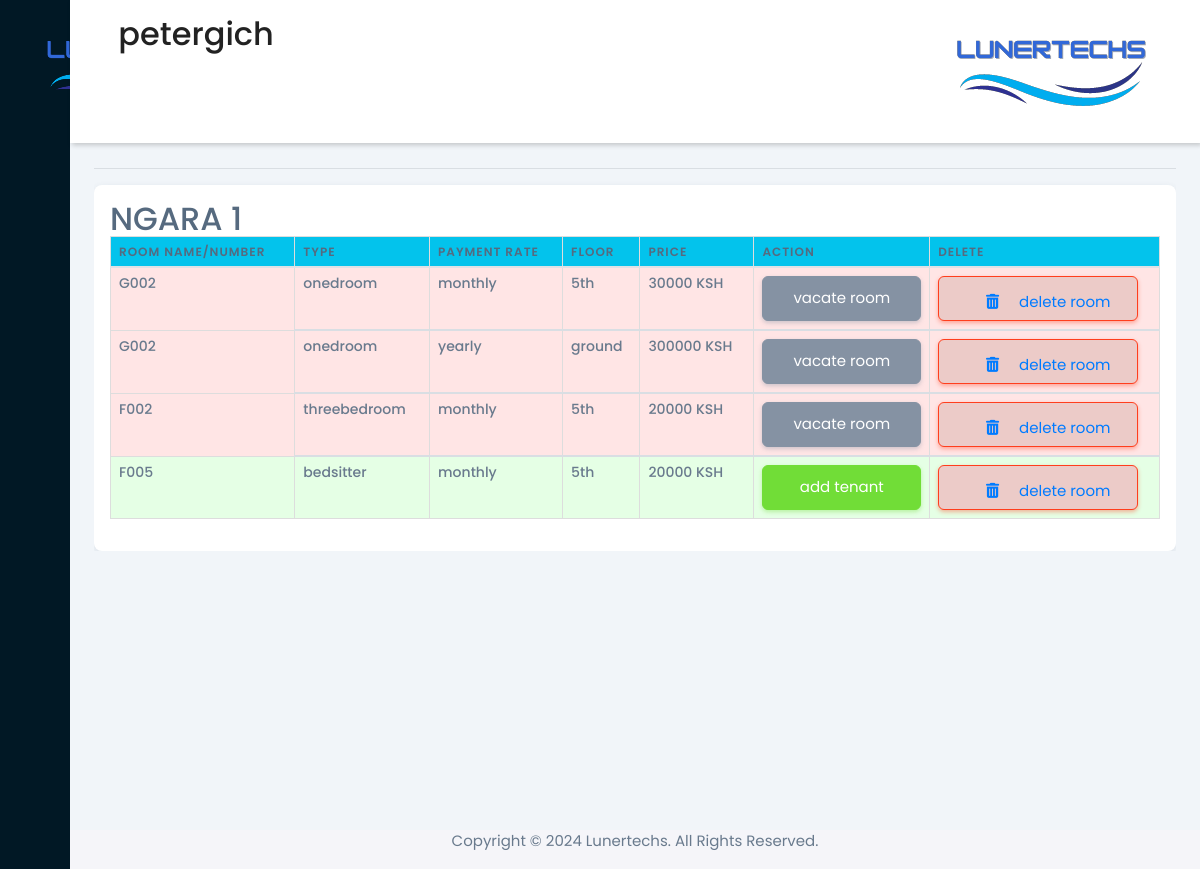
The app's page /rooms (signed in) with its own data.
### rentalapp/models.py (models this page shows, shortened)
class House(models.Model):
    name = models.CharField(max_length=254, blank=False)
    owner = models.ForeignKey(Owner, null=True, on_delete=models.SET_NULL)
    cover_image = models.ImageField(upload_to='houses/')
    county = models.CharField(max_length=50)
    subcounty = models.CharField(max_length=50)
    ward = models.CharField(max_length=50)
    latitude = models.DecimalField(max_digits=9, decimal_places=6)
    longitude = models.DecimalField(max_digits=9, decimal_places=6)
    no_houses = models.IntegerField(default=0)
    no_floors=models.IntegerField(default=1)

class Room(models.Model):
    SINGLE_ROOM = 'single_room'
    BEDSITTER = 'bedsitter'
    ONE_BEDROOM = 'one_bedroom'
    TWO_BEDROOM = 'two_bedroom'
    THREE_BEDROOM = 'three_bedroom'
    FOUR_BEDROOM = 'four_bedroom'
    FIVE_BEDROOM = 'five_bedroom'
    TYPE_CHOICES = [
        (SINGLE_ROOM, 'Single Room'),
        (BEDSITTER, 'Bedsitter'),
        (ONE_BEDROOM, 'One Bedroom'),
        (TWO_BEDROOM, 'Two Bedroom'),
        (THREE_BEDROOM, 'Three Bedroom'),
        (FOUR_BEDROOM, 'Four Bedroom'),
        (FIVE_BEDROOM, 'Five Bedroom'),
    ]
    house = models.ForeignKey(House, on_delete=models.CASCADE)
    htype = models.CharField(max_length=20, choices=TYPE_CHOICES)
    house_number = models.CharField(max_length=50)
    DAILY = "daily"
    WEEKLY = "weekly"
    MONTHLY = "monthly"
    YEARLY = "yearly"
    RATE_CHOICES = [
        (DAILY, "Daily"),
        (WEEKLY, "Weekly"),
        (MONTHLY, "Monthly"),
        (YEARLY, "Yearly"),
    ]
    rate = models.CharField(max_length=50, choices=RATE_CHOICES)
    price = models.IntegerField(default=0)
    floor=models.CharField(max_length=50,default="ground")

### rentalapp/views.py (the view)
# urls.py: path("rooms",views.rooms,name="rooms"),
@login_required(login_url="ownerslogin")
def rooms(request):
    try:
        owner=Owner.objects.get(user=request.user)
        o_houses=owner_houses(owner)
        house_id=request.GET.get("houseid")
        instances_rooms=Room.objects.filter(house__owner=owner)
        objects=[]
        for house in o_houses:
            i_rooms=[]
            for instance in instances_rooms:
                if instance.house==house:
                    i_rooms.append({"room":instance,"status":status(instance)})
            if i_rooms!=[]:
                objects.append({"house":house,"rooms":i_rooms})
        return render(request, "rooms.html",{"objects":objects})
    except:
         logout(request)
         return redirect("ownerslogin")

### rentalapp/views.py (called while the page is built)
def owner_houses(user):
    if House.objects.filter(owner=user).exists():
        return House.objects.filter(owner=user)
    else:
        return None

def status(roomi):
    if Tenancy.objects.filter(room=roomi,is_current=True):
        return Tenancy.objects.get(room=roomi,is_current=True)
    else:
        return None

### templates/rooms.html (shortened to what this page needs)
{% load static %}
<!DOCTYPE html>
<html lang="en">
  <head>
    <link href="https://maxcdn.bootstrapcdn.com/bootstrap/4.5.2/css/bootstrap.min.css" rel="stylesheet">
    <link href="https://stackpath.bootstrapcdn.com/bootstrap/4.5.2/css/bootstrap.min.css" rel="stylesheet">
    <link
      rel="stylesheet"
      href="https://maxst.icons8.com/vue-static/landings/line-awesome/line-awesome/1.3.0/css/line-awesome.min.css"
    />
    <link rel="stylesheet" href="https://cdnjs.cloudflare.com/ajax/libs/font-awesome/6.0.0-beta3/css/all.min.css">
    <link href="https://maxcdn.bootstrapcdn.com/bootstrap/4.5.2/css/bootstrap.min.css" rel="stylesheet">
    <link href="https://stackpath.bootstrapcdn.com/bootstrap/4.5.2/css/bootstrap.min.css" rel="stylesheet">
    <link
      rel="stylesheet"
      href="https://maxst.icons8.com/vue-static/landings/line-awesome/line-awesome/1.3.0/css/line-awesome.min.css"
    />
    <link rel="stylesheet" href="https://unpkg.com/leaflet/dist/leaflet.css" />
    <link href="{% static 'styles.css' %}" rel="stylesheet" />
    <link href="{% static 'core.css' %}" rel="stylesheet" />
  </head>
  <body>
    <div class="sidebar">
      <div class="sidebar-brand">
        <h2>
        </h2>
      </div>
      <div class="sidebar-menu">
        <ul>
          <li>
            <a href="{% url 'ownershome' %}">
              <span class="las la-igloo"></span>
            </a>
          </li>
          <li>
            <a href="{% url 'ownersprofile' %}">
              <span class="las la-users"></span>
            </a>
          </li>
          <li>
            <a href="{% url 'tenants' %}">
              <span class="las la-id-card"></span>
            </a>
          </li>
          <li>
            <a href="{% url 'rooms' %}">
              <span class="las la-car"></span>
            </a>
          </li>
          <li>
            <a href="{% url 'addhouses' %}">
              <span class="las la-receipt"></span>
            </a>
          </li>
          <li>
            <a href="#">
              <span class="las la-clipboard-check"></span>
            </a>
          </li>
          <li>
            <a href="#">
              <span class="las la-clipboard-check"></span>
            </a>
          </li>
        </ul>
        <ul class="bottom-menu">
          <li>
            <a href="#">
              <span class="las la-sign-out-alt"></span>
            </a>
          </li>
        </ul>
      </div>
    </div>
    <div class="main-content">
      <header>
        <h2>
          <label for="nav-toggle">
            <span class="las la-bars"></span>
          </label>
          {{ request.user.username }}
        </h2>
        <img style="position:relative;max-height:2%" src="{% static 'img/logo.png' %}">
      </header>
      <main style="margin-top:15vh;">
        <div class="scrollable-table">
          {% for house in objects%}
          <hr>
          <div style="min-width:max-content;"class="card p-3 ">
          <h2>{{house.house.name}}
          <table class="table">
            <thead>
              <tr class="bg-info">
                <th>ROOM NAME/NUMBER</th>
                <th>TYPE</th>
                <th>PAYMENT RATE</th>
                <th>FLOOR</th>
                <th>PRICE</th>
                <th>ACTION</th>
                <th>DELETE</th>
              </tr>
            </thead>
            <tbody>
              {% for room in house.rooms %}
              {% if room.status%}
              <tr style="background:rgba(250,0,0,0.1);"class="table rooms-row" onclick="popup({{room.room.id}})">
                <td style="font-size:14px">{{room.room.house_number}}</td>
                <td style="font-size:14px">{{room.room.htype}}</td>
                <td style="font-size:14px">{{room.room.rate}}</td>
                <td style="font-size:14px">{{room.room.floor}}</td>
                <td style="font-size:14px">{{room.room.price}} KSH</td>
                <td class=""style="font-size:14px;"><button class="btn btn-secondary">vacate room</button></td>
                <td class="p-2"style="font-size:14px"><button class="btn btn-danger"><i class="fas fa-trash-alt"></i>delete room</button></td>
              </tr>
                {% else%}
                <tr style="background:rgba(0,250,0,0.1);"class="table rooms-row" onclick="popup({{room.room.id}})">
                  <td style="font-size:14px">{{room.room.house_number}}</td>
                  <td style="font-size:14px">{{room.room.htype}}</td>
                  <td style="font-size:14px">{{room.room.rate}}</td>
                  <td style="font-size:14px">{{room.room.floor}}</td>
                  <td style="font-size:14px">{{room.room.price}} KSH</td>
                  <td class=""style="font-size:14px;"><button class="btn btn-success">add tenant</button></td>
                  <td class="p-2"style="font-size:14px"><button class="btn btn-danger"><i class="fas fa-trash-alt"></i>delete room</button></td>
                </tr>
              {% endif%}
              {% endfor %}
            </tbody>
          </table>
        </div>
          {% endfor %}
        </div>
      </main>
      <footer style="bottom-margin:0;">
        <p style="text-align: center;">Copyright &#169; 2024 Lunertechs. All Rights Reserved.</p>
      </footer>
    </div>
  </body>
</html>

### static/styles.css (style rules this page uses)
:root { --main-color: #011825; --color-dark: #311e1d; --text-grey: #8390a2; }
* { padding: 0; margin: 0; box-sizing: border-box; list-style-type: none; text-decoration: none; font-family: "Poppins", sans-serif; }
.sidebar { width: 345px; position: fixed; left: 0; top: 0; height: 100%; background: var(--main-color); z-index: 100%; transition: width 300ms; }
.sidebar-brand { height: 90px; padding: 1rem 0rem 1rem 2rem; color: #fff; }
.sidebar-menu { margin-top: 1rem; }
.sidebar-menu li { width: 100%; margin-bottom: 1.7rem; padding-left: 1rem; }
.sidebar-menu a { padding-left: 1rem; display: block; color: #fff; font-size: 1.1rem; }
.sidebar-menu a span:first-child { font-size: 1.5rem; padding-right: 1rem; }
.bottom-menu { list-style: none; padding: 0; position: absolute; bottom: 0; width: 100%; }
.bottom-menu li { display: block; padding: 10px 20px; background-color: var(--main-color); }
.bottom-menu li a { text-decoration: none; color: #fff; }
.main-content { transition: margin-left 300ms; margin-left: 345px; }
header { background: #fff; display: flex; justify-content: space-between; padding: 1rem 1.5rem; box-shadow: 2px 2px 5px rgba(0, 0, 0, 0.2); position: fixed; left: 345px; width: calc(100% - 345px); top: 0; z-index: 100; transition: width 300ms; }
header h2 { color: #222; }
header label span { font-size: 1.7rem; padding-right: 1rem; }
main { margin-top: 85px; padding: 2rem 1.5rem; background: #f1f5f9; min-height: calc(100vh - 90px); }
@media only screen and (max-width: 1200px) { .sidebar { width: 70px; } }
@media only screen and (max-width: 1200px) { .sidebar .sidebar-brand, .sidebar .sidebar li { padding-left: 1rem; text-align: center; } }
@media only screen and (max-width: 1200px) { .sidebar li a { padding-left: 0rem; } }
@media only screen and (max-width: 1200px) { .main-content { margin-left: 70px; } }
@media only screen and (max-width: 1200px) { .main-content header { width: calc(100% - 70px); left: 70px; } }
button { display: flex; align-items: center; justify-content: center; height: 45px; max-width: 200px; width: 100%; border: none; outline: none; color: #fff; border-radius: 5px; background-color: var(--main-color); transition: all 0.3s linear; cursor: pointer; }

### templates/rooms.html (style rules this page uses)
.scrollable-table { overflow-x: auto; }
.scrollable-table table { width: 100%; border-collapse: collapse; }
.scrollable-table th, .scrollable-table td { padding: 8px; text-align: left; border: 1px solid #ddd; }

### records on screen
House: house.name "NGARA 1"
Room: room.house_number "G002", room.htype "onedroom", room.rate "monthly", room.floor "5th", room.price "30000"
Room: room.house_number "G002", room.htype "onedroom", room.rate "yearly", room.floor "ground", room.price "300000"
Room: room.house_number "F002", room.htype "threebedroom", room.rate "monthly", room.floor "5th", room.price "20000"
Room: room.house_number "F005", room.htype "bedsitter", room.rate "monthly", room.floor "5th", room.price "20000"

### other values on screen
{{ request.user.username }} "petergich"
